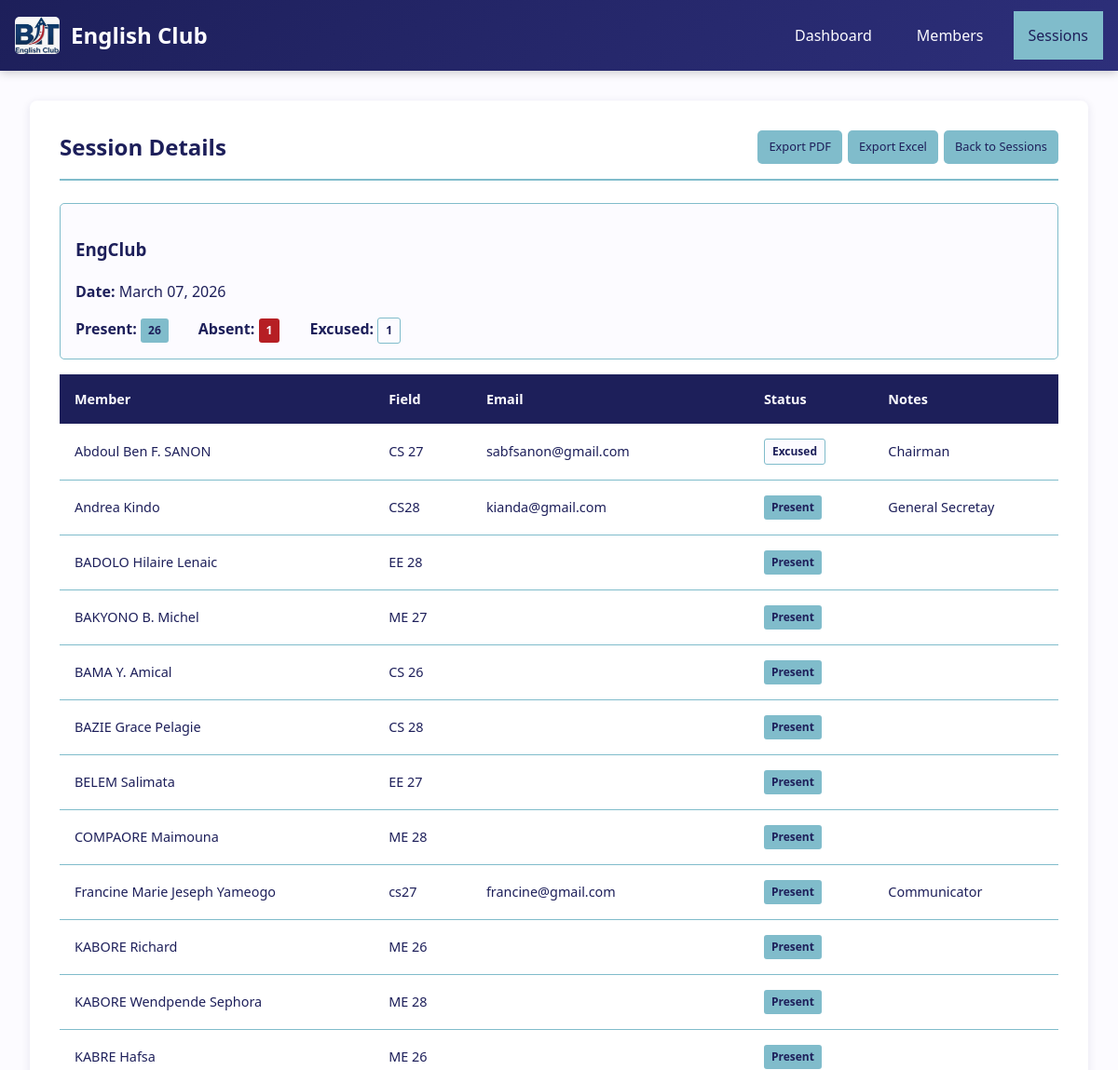
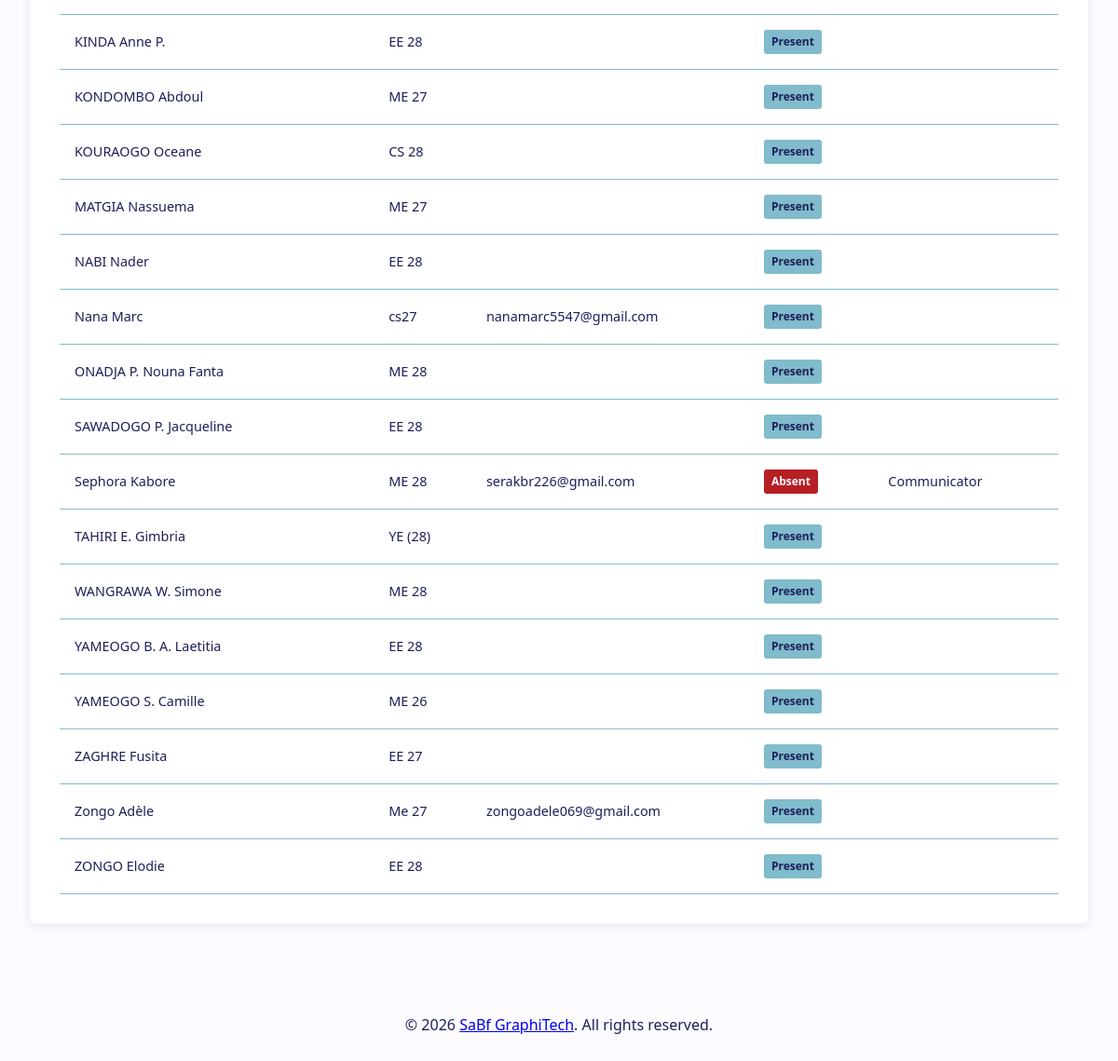
The app's page /?page=sessions&action=view&id=1 with its own data (2 pictures, top to bottom).
### tables this page shows
CREATE TABLE `attendance_sessions` (
  `id` int NOT NULL AUTO_INCREMENT,
  `session_date` date NOT NULL,
  `session_name` varchar(100) NOT NULL,
  `created_at` timestamp NULL DEFAULT CURRENT_TIMESTAMP,
  `session_time` time DEFAULT NULL,
  `session_team` varchar(100) DEFAULT NULL,
  PRIMARY KEY (`id`)
);

CREATE TABLE `attendance_records` (
  `id` int NOT NULL AUTO_INCREMENT,
  `session_id` int NOT NULL,
  `member_id` int NOT NULL,
  `status` enum('present','absent','excused') DEFAULT 'present',
  `notes` text,
  PRIMARY KEY (`id`),
  UNIQUE KEY `unique_session_member` (`session_id`,`member_id`),
  KEY `member_id` (`member_id`),
  CONSTRAINT `attendance_records_ibfk_1` FOREIGN KEY (`session_id`) REFERENCES `attendance_sessions` (`id`) ON DELETE CASCADE,
  CONSTRAINT `attendance_records_ibfk_2` FOREIGN KEY (`member_id`) REFERENCES `members` (`id`) ON DELETE CASCADE
);

CREATE TABLE `members` (
  `id` int NOT NULL AUTO_INCREMENT,
  `name` varchar(100) NOT NULL,
  `field` varchar(100) NOT NULL,
  `phone` varchar(20) NOT NULL,
  `email` varchar(100) DEFAULT NULL,
  `created_at` timestamp NULL DEFAULT CURRENT_TIMESTAMP,
  `updated_at` timestamp NULL DEFAULT CURRENT_TIMESTAMP ON UPDATE CURRENT_TIMESTAMP,
  PRIMARY KEY (`id`),
  UNIQUE KEY `email` (`email`)
);

### controllers/AttendanceController.php (called while the page is built, shortened)
<?php
require_once __DIR__ . '/../models/AttendanceSession.php';
require_once __DIR__ . '/../models/AttendanceRecord.php';
class AttendanceController {
    private $sessionModel;
    private $recordModel;
    public function __construct() {
        $this->sessionModel = new AttendanceSession();
        $this->recordModel = new AttendanceRecord();
    }
    public function viewSession($sessionId) {
        $session = $this->sessionModel->getWithStats($sessionId);
        $records = $this->recordModel->getBySession($sessionId);
        return [
            'view' => 'views/sessions/view.php',
            'data' => [
                'session' => $session,
                'records' => $records
            ]
        ];
    }
}

### config/database.php (called while the page is built, shortened)
<?php
class Database {
    private static $instance = null;
    private $connection;
    private $host = 'localhost';
    private $dbname = 'english_club';
    private $username = 'root';
    private $password = 'sabf2005';
    private $charset = 'utf8mb4';
    private function __construct() {
        $dsn = "mysql:host={$this->host};dbname={$this->dbname};charset={$this->charset}";
        $options = [
            PDO::ATTR_ERRMODE => PDO::ERRMODE_EXCEPTION,
            PDO::ATTR_DEFAULT_FETCH_MODE => PDO::FETCH_ASSOC,
            PDO::ATTR_EMULATE_PREPARES => false,
            PDO::ATTR_PERSISTENT => true,
        ];
        try {
            $this->connection = new PDO($dsn, $this->username, $this->password, $options);
        } catch (PDOException $e) {
            throw new PDOException("Database connection failed: " . $e->getMessage(), (int)$e->getCode());
        }
    }
    public static function getInstance() {
        if (self::$instance === null) {
            self::$instance = new self();
        }
        return self::$instance;
    }
    public function query($sql, $params = []) {
        try {
            $stmt = $this->connection->prepare($sql);
            $stmt->execute($params);
            return $stmt;
        } catch (PDOException $e) {
            throw new PDOException("Query failed: " . $e->getMessage(), (int)$e->getCode());
        }
    }
}

### models/AttendanceSession.php (called while the page is built, shortened)
<?php
require_once __DIR__ . '/../config/database.php';
class AttendanceSession {
    private $db;
    public function __construct() {
        $this->db = Database::getInstance();
    }
    public function getWithStats($id) {
        $sql = "SELECT
                    s.*,
                    COUNT(DISTINCT ar.member_id) as total_records,
                    SUM(CASE WHEN ar.status = 'present' THEN 1 ELSE 0 END) as present_count,
                    SUM(CASE WHEN ar.status = 'absent' THEN 1 ELSE 0 END) as absent_count,
                    SUM(CASE WHEN ar.status = 'excused' THEN 1 ELSE 0 END) as excused_count
                FROM attendance_sessions s
                LEFT JOIN attendance_records ar ON s.id = ar.session_id
                WHERE s.id = ?
                GROUP BY s.id";
        $stmt = $this->db->query($sql, [$id]);
        return $stmt->fetch();
    }
}

### models/AttendanceRecord.php (called while the page is built, shortened)
<?php
require_once __DIR__ . '/../config/database.php';
class AttendanceRecord {
    private $db;
    public function __construct() {
        $this->db = Database::getInstance();
    }
    public function getBySession($sessionId) {
        $sql = "SELECT
                    ar.*,
                    m.name,
                    m.field,
                    m.phone,
                    m.email
                FROM attendance_records ar
                JOIN members m ON ar.member_id = m.id
                WHERE ar.session_id = ?
                ORDER BY m.name ASC";
        $stmt = $this->db->query($sql, [$sessionId]);
        return $stmt->fetchAll();
    }
}

### views/sessions/view.php (the view, shortened to what this page needs)
<div class="card">
    <div class="card-header">
        <h2 class="card-title">Session Details</h2>
        <div class="actions">
            <a href="?page=sessions&action=export&id=<?= $session['id'] ?? 0 ?>&format=pdf" class="btn btn-secondary btn-sm">Export PDF</a>
            <a href="?page=sessions&action=export&id=<?= $session['id'] ?? 0 ?>&format=excel" class="btn btn-secondary btn-sm">Export Excel</a>
            <a href="?page=sessions" class="btn btn-secondary btn-sm">Back to Sessions</a>
        </div>
    </div>
    <div class="session-info">
        <h3><?= htmlspecialchars($session['session_name'] ?? '') ?></h3>
        <p><strong>Date:</strong> <?= htmlspecialchars(date('F d, Y', strtotime($session['session_date'] ?? 'now'))) ?></p>
        <div class="session-stats">
            <div>
                <strong>Present:</strong>
                <span class="badge badge-present"><?= $session['present_count'] ?? 0 ?></span>
            </div>
            <div>
                <strong>Absent:</strong>
                <span class="badge badge-absent"><?= $session['absent_count'] ?? 0 ?></span>
            </div>
            <div>
                <strong>Excused:</strong>
                <span class="badge badge-excused"><?= $session['excused_count'] ?? 0 ?></span>
            </div>
        </div>
    </div>
    <?php if (empty($records)): ?>
        <div class="empty-state">
            <div class="empty-state-title">No Attendance Records</div>
            <div class="empty-state-description">
                Attendance has not been recorded for this session yet.
            </div>
            <div class="empty-state-action">
                <a href="?page=sessions&action=take&id=<?= $session['id'] ?>" class="btn btn-primary">Take Attendance</a>
            </div>
        </div>
    <?php else: ?>
        <div class="table-responsive">
            <table>
                <thead>
                    <tr>
                        <th>Member</th>
                        <th>Field</th>
                        <th>Email</th>
                        <th>Status</th>
                        <th>Notes</th>
                    </tr>
                </thead>
                <tbody>
                    <?php foreach ($records as $record): ?>
                        <tr>
                            <td><?= htmlspecialchars($record['name'] ?? '') ?></td>
                            <td><?= htmlspecialchars($record['field'] ?? '') ?></td>
                            <td><?= htmlspecialchars($record['email'] ?? '') ?></td>
                            <td>
                                <span class="badge badge-<?= $record['status'] ?? 'present' ?>">
                                    <?= ucfirst(htmlspecialchars($record['status'] ?? 'present')) ?>
                                </span>
                            </td>
                            <td><?= htmlspecialchars($record['notes'] ?? '-') ?></td>
                        </tr>
                    <?php endforeach; ?>
                </tbody>
            </table>
        </div>
    <?php endif; ?>
</div>

### assets/css/style.css (style rules this page uses)
*, *::before, *::after { box-sizing: border-box; }
body { font-family: 'Segoe UI', Tahoma, Geneva, Verdana, sans-serif; background-color: #FCFBFF; margin: 0; padding: 0; line-height: 1.5; color: #1D1F5A; }
.card { background: white; border-radius: 8px; box-shadow: 0 2px 10px rgba(29, 31, 90, 0.1); padding: 1rem; margin-bottom: 1rem; width: 100%; }
.card-header { display: flex; flex-direction: column; gap: 0.75rem; margin-bottom: 1rem; padding-bottom: 0.75rem; border-bottom: 2px solid #80BCCB; align-items: flex-start; }
.card-title { font-size: 1.25rem; color: #1D1F5A; margin: 0; }
.btn { padding: 0.75rem 1rem; border: none; border-radius: 5px; cursor: pointer; font-size: 0.9rem; text-decoration: none; display: inline-flex; align-items: center; justify-content: center; transition: all 0.3s; min-height: 44px; min-width: 44px; box-sizing: border-box; }
.btn-sm { padding: 0.5rem 0.75rem; font-size: 0.8rem; min-height: 36px; min-width: auto; }
.btn-secondary { background: #80BCCB; color: #1D1F5A; }
.table-responsive { overflow-x: auto; -webkit-overflow-scrolling: touch; margin: 0 -1rem; padding: 0 1rem; }
table { width: 100%; border-collapse: collapse; min-width: 600px; }
table th { background: #1D1F5A; color: #FCFBFF; padding: 0.75rem; text-align: left; font-size: 0.85rem; white-space: nowrap; }
table td { padding: 0.75rem; border-bottom: 1px solid #80BCCB; font-size: 0.9rem; }
.actions { display: flex; flex-wrap: wrap; gap: 0.375rem; }
.badge { padding: 0.25rem 0.5rem; border-radius: 3px; font-size: 0.75rem; font-weight: bold; display: inline-block; }
.badge-present { background: #80BCCB; color: #1D1F5A; }
.badge-absent { background: #B61F24; color: #FCFBFF; }
.badge-excused { background: #FCFBFF; color: #1D1F5A; border: 1px solid #80BCCB; }
.session-info { margin-bottom: 1rem; padding: 1rem; background: #FCFBFF; border-radius: 5px; border: 1px solid #80BCCB; }
.session-stats { display: flex; flex-wrap: wrap; gap: 1rem; margin-top: 0.75rem; }
@media (min-width: 768px) { .card { padding: 1.5rem; margin-bottom: 1.5rem; } }
@media (min-width: 768px) { .card-header { flex-direction: row; justify-content: space-between; align-items: center; margin-bottom: 1.5rem; padding-bottom: 1rem; } }
@media (min-width: 768px) { .card-title { font-size: 1.5rem; } }
@media (min-width: 768px) { .session-stats { gap: 2rem; } }
@media (min-width: 1024px) { .card { padding: 2rem; margin-bottom: 2rem; } }
@media (min-width: 1024px) { table th, table td { padding: 1rem; } }
@media (min-width: 1024px) { table th { font-size: 0.9rem; } }

### records on screen
attendance_sessions: session_name "EngClub", session_date "March 07, 2026"
attendance_records: member.name "Abdoul Ben F. SANON", member.field "CS 27", member.email "sabfsanon@gmail.com", status "Excused", notes "Chairman"
attendance_records: member.name "Andrea Kindo", member.field "CS28", member.email "kianda@gmail.com", status "Present", notes "General Secretay"
attendance_records: member.name "BADOLO Hilaire Lenaic", member.field "EE 28", status "Present"
attendance_records: member.name "BAKYONO B. Michel", member.field "ME 27", status "Present"
attendance_records: member.name "BAMA Y. Amical", member.field "CS 26", status "Present"
attendance_records: member.name "BAZIE Grace Pelagie", member.field "CS 28", status "Present"
attendance_records: member.name "BELEM Salimata", member.field "EE 27", status "Present"
attendance_records: member.name "COMPAORE Maimouna", member.field "ME 28", status "Present"
attendance_records: member.name "Francine Marie Jeseph Yameogo", member.field "cs27", member.email "francine@gmail.com", status "Present", notes "Communicator"
attendance_records: member.name "KABORE Richard", member.field "ME 26", status "Present"
attendance_records: member.name "KABORE Wendpende Sephora", member.field "ME 28", status "Present"
attendance_records: member.name "KABRE Hafsa", member.field "ME 26", status "Present"
attendance_records: member.name "KINDA Anne P.", member.field "EE 28", status "Present"
attendance_records: member.name "KONDOMBO Abdoul", member.field "ME 27", status "Present"
attendance_records: member.name "KOURAOGO Oceane", member.field "CS 28", status "Present"
attendance_records: member.name "MATGIA Nassuema", member.field "ME 27", status "Present"
attendance_records: member.name "NABI Nader", member.field "EE 28", status "Present"
attendance_records: member.name "Nana Marc", member.field "cs27", member.email "nanamarc5547@gmail.com", status "Present"
attendance_records: member.name "ONADJA P. Nouna Fanta", member.field "ME 28", status "Present"
attendance_records: member.name "SAWADOGO P. Jacqueline", member.field "EE 28", status "Present"
attendance_records: member.name "Sephora Kabore", member.field "ME 28", member.email "serakbr226@gmail.com", status "Absent", notes "Communicator"
attendance_records: member.name "TAHIRI E. Gimbria", member.field "YE (28)", status "Present"
attendance_records: member.name "WANGRAWA W. Simone", member.field "ME 28", status "Present"
attendance_records: member.name "YAMEOGO B. A. Laetitia", member.field "EE 28", status "Present"
attendance_records: member.name "YAMEOGO S. Camille", member.field "ME 26", status "Present"
attendance_records: member.name "ZAGHRE Fusita", member.field "EE 27", status "Present"
attendance_records: member.name "Zongo Adèle", member.field "Me 27", member.email "zongoadele069@gmail.com", status "Present"
attendance_records: member.name "ZONGO Elodie", member.field "EE 28", status "Present"

### other values on screen
$session['present_count'] "26"
$session['absent_count'] "1"
$session['excused_count'] "1"
